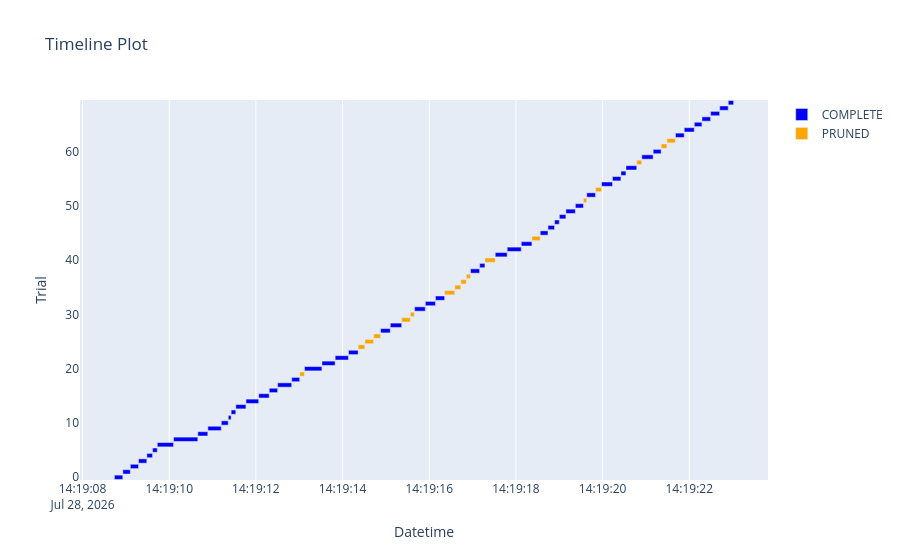
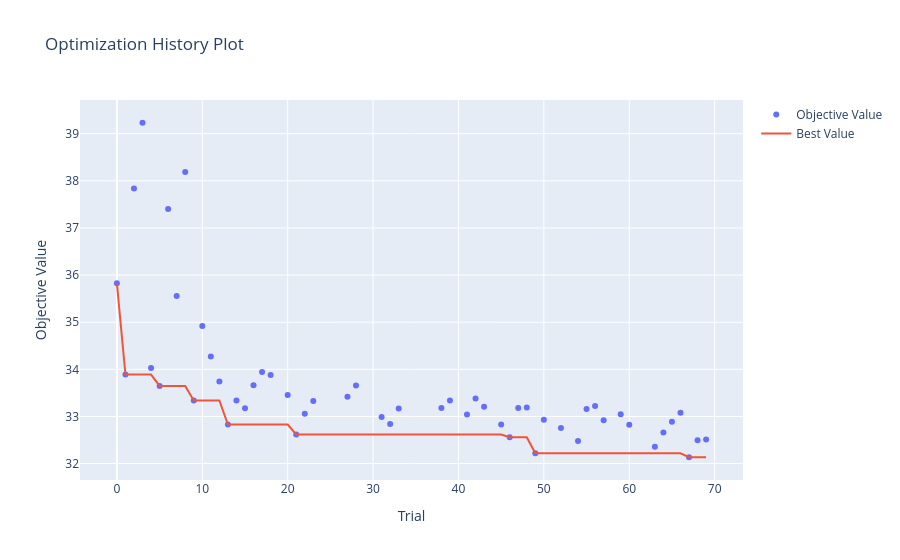
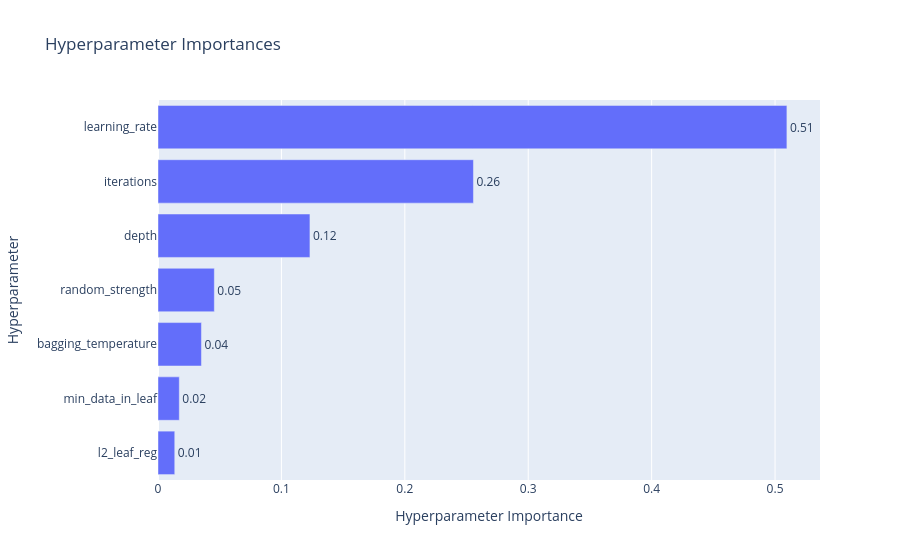
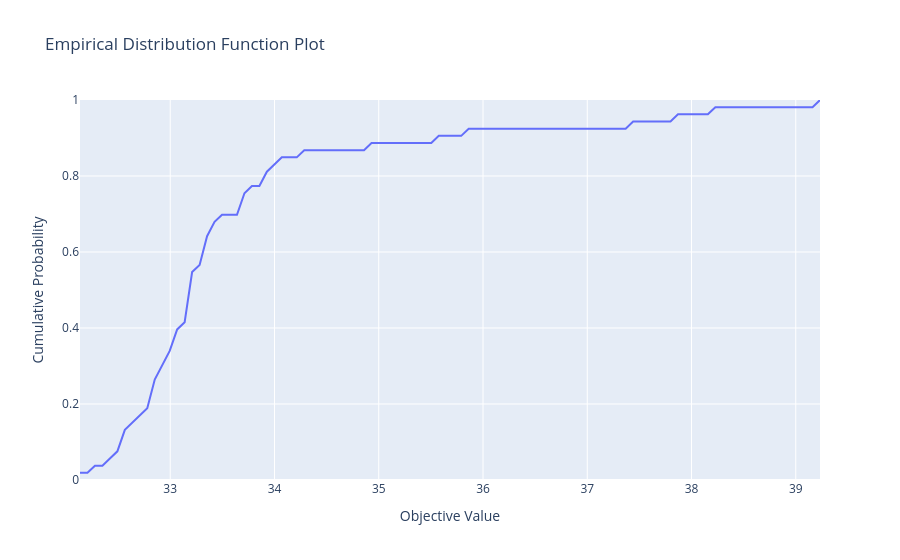

The notebook cell these images were saved under, in order:
### Markdown cell above
## Optuna visualizations

Interpret the search before locking parameters:

| Plot | What to look for |
|------|------------------|
| **Timeline** | Failed / very slow trials → tighten search space |
| **Optimization history** | Plateau → more trials won't help much |
| **Param importances** | Which knobs drive MAE → focus a 2nd round there |
| **EDF** | Prefer a stable score distribution over one lucky peak |

### Code cell
from optuna.visualization import (
    plot_timeline,
    plot_optimization_history,
    plot_param_importances,
    plot_edf,
)

fig = plot_timeline(study)
fig.show()

try:
    fig = plot_optimization_history(study)
    fig.show()
except Exception as exc:
    print("optimization_history unavailable:", exc)

fig = plot_param_importances(study)
fig.show()

fig = plot_edf(study)
fig.show()

### Figure 1 — Plotly figure (JSON) as saved in the notebook; plotly's stock layout.template omitted (floating-point values rounded to 4 significant figures)
{"data": [{"base": ["2026-07-28T14:19:08.735021", "2026-07-28T14:19:08.930360", "2026-07-28T14:19:09.103579", "2026-07-28T14:19:09.292225", "2026-07-28T14:19:09.484769", "2026-07-28T14:19:09.616412", "2026-07-28T14:19:09.725214", "2026-07-28T14:19:10.099862", "2026-07-28T14:19:10.660399", "2026-07-28T14:19:10.891462", "2026-07-28T14:19:11.201388", "2026-07-28T14:19:11.362694", "2026-07-28T14:19:11.428930", "2026-07-28T14:19:11.537185", "2026-07-28T14:19:11.771688", "2026-07-28T14:19:12.066026", "2026-07-28T14:19:12.307240", "2026-07-28T14:19:12.502028", "2026-07-28T14:19:12.827021", "2026-07-28T14:19:13.121790", "2026-07-28T14:19:13.524598", "2026-07-28T14:19:13.828812", "2026-07-28T14:19:14.136844", "2026-07-28T14:19:14.878329", "2026-07-28T14:19:15.100953", "2026-07-28T14:19:15.661806", "2026-07-28T14:19:15.909765", "2026-07-28T14:19:16.143529", "2026-07-28T14:19:16.952270", "2026-07-28T14:19:17.163501", "2026-07-28T14:19:17.522558", "2026-07-28T14:19:17.798512", "2026-07-28T14:19:18.123368", "2026-07-28T14:19:18.561006", "2026-07-28T14:19:18.740521", "2026-07-28T14:19:18.891507", "2026-07-28T14:19:19.001815", "2026-07-28T14:19:19.153371", "2026-07-28T14:19:19.371382", "2026-07-28T14:19:19.634735", "2026-07-28T14:19:19.975886", "2026-07-28T14:19:20.229002", "2026-07-28T14:19:20.423549", "2026-07-28T14:19:20.539162", "2026-07-28T14:19:20.904411", "2026-07-28T14:19:21.166842", "2026-07-28T14:19:21.681823", "2026-07-28T14:19:21.883309", "2026-07-28T14:19:22.116226", "2026-07-28T14:19:22.292970", "2026-07-28T14:19:22.492747", "2026-07-28T14:19:22.701533", "2026-07-28T14:19:22.899058"], "hovertemplate": "%{text}<extra>COMPLETE</extra>", "marker": {"color": "blue"}, "name": "COMPLETE", "orientation": "h", "text": ["{<br>  \"number\": 0,<br>  \"values\": [<br>    35.82486701397538<br>  ],<br>  \"params\": {<br>    \"learning_rate\": 0.03574712922600244,<br>    \"depth\": 8,<br>    \"l2_leaf_reg\": 2.9106359131330706,<br>    \"bagging_temperature\": 0.5986584841970366,<br>    \"random_strength\": 0.31203728088487304,<br>    \"min_data_in_leaf\": 8,<br>    \"iterations\": 123<br>  }<br>}", "{<br>  \"number\": 1,<br>  \"values\": [<br>    33.888865383794304<br>  ],<br>  \"params\": {<br>    \"learning_rate\": 0.19030368381735815,<br>    \"depth\": 7,<br>    \"l2_leaf_reg\": 2.6070247583707675,<br>    \"bagging_temperature\": 0.020584494295802447,<br>    \"random_strength\": 1.9398197043239886,<br>    \"min_data_in_leaf\": 42,<br>    \"iterations\": 185<br>  }<br>}", "{<br>  \"number\": 2,<br>  \"values\": [<br>    37.839407348230424<br>  ],<br>  \"params\": {<br>    \"learning_rate\": 0.01855998084649058,<br>    \"depth\": 4,<br>    \"l2_leaf_reg\": 0.4059611610484306,<br>    \"bagging_temperature\": 0.5247564316322378,<br>    \"random_strength\": 0.8638900372842315,<br>    \"min_data_in_leaf\": 15,<br>    \"iterations\": 345<br>  }<br>}", "{<br>  \"number\": 3,<br>  \"values\": [<br>    39.232519706208556<br>  ],<br>  \"params\": {<br>    \"learning_rate\": 0.01607123851203988,<br>    \"depth\": 5,<br>    \"l2_leaf_reg\": 0.540410385464733,<br>    \"bagging_temperature\": 0.45606998421703593,<br>    \"random_strength\": 1.5703519227860272,<br>    \"min_data_in_leaf\": 10,<br>    \"iterations\": 306<br>  }<br>}", "{<br>  \"number\": 4,<br>  \"values\": [<br>    34.02627436335187<br>  ],<br>  \"params\": {<br>    \"learning_rate\": 0.07500118950416987,<br>    \"depth\": 4,<br>    \"l2_leaf_reg\": 1.6409286730647923,<br>    \"bagging_temperature\": 0.17052412368729153,<br>    \"random_strength\": 0.13010318597055903,<br>    \"min_data_in_leaf\": 48,<br>    \"iterations\": 487<br>  }<br>}", "{<br>  \"number\": 5,<br>  \"values\": [<br>    33.64877375552185<br>  ],<br>  \"params\": {<br>    \"learning_rate\": 0.1563510870813346,<br>    \"depth\": 5,<br>    \"l2_leaf_reg\": 0.1567993391672301,<br>    \"bagging_temperature\": 0.6842330265121569,<br>    \"random_strength\": 0.8803049874792026,<br>    \"min_data_in_leaf\": 7,<br>    \"iterations\": 298<br>  }<br>}", "{<br>  \"number\": 6,<br>  \"values\": [<br>    37.4019824576408<br>  ],<br>  \"params\": {<br>    \"learning_rate\": 0.011240768803005551,<br>    \"depth\": 8,<br>    \"l2_leaf_reg\": 0.3292759134423616,<br>    \"bagging_temperature\": 0.662522284353982,<br>    \"random_strength\": 0.6234221521788219,<br>    \"min_data_in_leaf\": 27,<br>    \"iterations\": 319<br>  }<br>}", "{<br>  \"number\": 7,<br>  \"values\": [<br>    35.55676665188049<br>  ],<br>  \"params\": {<br>    \"learning_rate\": 0.01875220945578641,<br>    \"depth\": 8,<br>    \"l2_leaf_reg\": 3.550304858128308,<br>    \"bagging_temperature\": 0.9394989415641891,<br>    \"random_strength\": 1.7896547008552977,<br>    \"min_data_in_leaf\": 30,<br>    \"iterations\": 469<br>  }<br>}", "{<br>  \"number\": 8,<br>  \"values\": [<br>    38.18635951233831<br>  ],<br>  \"params\": {<br>    \"learning_rate\": 0.01351182947645082,<br>    \"depth\": 4,<br>    \"l2_leaf_reg\": 0.12315571723666023,<br>    \"bagging_temperature\": 0.32533033076326434,<br>    \"random_strength\": 0.777354579378964,<br>    \"min_data_in_leaf\": 14,<br>    \"iterations\": 432<br>  }<br>}", "{<br>  \"number\": 9,<br>  \"values\": [<br>    33.340127691800554<br>  ],<br>  \"params\": {<br>    \"learning_rate\": 0.03364867144187955,<br>    \"depth\": 5,<br>    \"l2_leaf_reg\": 1.217284708112243,<br>    \"bagging_temperature\": 0.14092422497476265,<br>    \"random_strength\": 1.6043939615080793,<br>    \"min_data_in_leaf\": 4,<br>    \"iterations\": 495<br>  }<br>}", "{<br>  \"number\": 10,<br>  \"values\": [<br>    34.91946230961786<br>  ],<br>  \"params\": {<br>    \"learning_rate\": 0.057377690360134986,<br>    \"depth\": 6,<br>    \"l2_leaf_reg\": 8.691089486124962,<br>    \"bagging_temperature\": 0.9322903419117874,<br>    \"random_strength\": 1.344073654448951,<br>    \"min_data_in_leaf\": 28,<br>    \"iterations\": 203<br>  }<br>}", "{<br>  \"number\": 11,<br>  \"values\": [<br>    34.27393389697035<br>  ],<br>  \"params\": {<br>    \"learning_rate\": 0.2711101223135409,<br>    \"depth\": 5,<br>    \"l2_leaf_reg\": 0.10625600049713467,<br>    \"bagging_temperature\": 0.7183803821417525,<br>    \"random_strength\": 1.2008302244951141,<br>    \"min_data_in_leaf\": 1,<br>    \"iterations\": 392<br>  }<br>}", "{<br>  \"number\": 12,<br>  \"values\": [<br>    33.74078791888016<br>  ],<br>  \"params\": {<br>    \"learning_rate\": 0.12455150853815995,<br>    \"depth\": 6,<br>    \"l2_leaf_reg\": 0.9705470570915681,<br>    \"bagging_temperature\": 0.28318560670325565,<br>    \"random_strength\": 1.0528761691343387,<br>    \"min_data_in_leaf\": 1,<br>    \"iterations\": 256<br>  }<br>}", "{<br>  \"number\": 13,<br>  \"values\": [<br>    32.827014789164565<br>  ],<br>  \"params\": {<br>    \"learning_rate\": 0.03856328651793115,<br>    \"depth\": 5,<br>    \"l2_leaf_reg\": 0.21370638762675237,<br>    \"bagging_temperature\": 0.771924012380071,<br>    \"random_strength\": 1.5176727557598038,<br>    \"min_data_in_leaf\": 17,<br>    \"iterations\": 385<br>  }<br>}", "{<br>  \"number\": 14,<br>  \"values\": [<br>    33.34023486727928<br>  ],<br>  \"params\": {<br>    \"learning_rate\": 0.03318175655126566,<br>    \"depth\": 6,<br>    \"l2_leaf_reg\": 0.8532976308637836,<br>    \"bagging_temperature\": 0.013241063777357787,<br>    \"random_strength\": 1.5159294492882522,<br>    \"min_data_in_leaf\": 20,<br>    \"iterations\": 402<br>  }<br>}", "{<br>  \"number\": 15,<br>  \"values\": [<br>    33.17514443237638<br>  ],<br>  \"params\": {<br>    \"learning_rate\": 0.03598280546681018,<br>    \"depth\": 5,<br>    \"l2_leaf_reg\": 0.23774776965646416,<br>    \"bagging_temperature\": 0.8080660344471645,<br>    \"random_strength\": 1.64636599693648,<br>    \"min_data_in_leaf\": 21,<br>    \"iterations\": 494<br>  }<br>}", "{<br>  \"number\": 16,<br>  \"values\": [<br>    33.66415980717363<br>  ],<br>  \"params\": {<br>    \"learning_rate\": 0.061626103682604697,<br>    \"depth\": 6,<br>    \"l2_leaf_reg\": 0.2278223789111763,<br>    \"bagging_temperature\": 0.8135913660266922,<br>    \"random_strength\": 1.9924833594707994,<br>    \"min_data_in_leaf\": 21,<br>    \"iterations\": 425<br>  }<br>}", "{<br>  \"number\": 17,<br>  \"values\": [<br>    33.94303444590533<br>  ],<br>  \"params\": {<br>    \"learning_rate\": 0.02594174678715129,<br>    \"depth\": 7,<br>    \"l2_leaf_reg\": 0.23597399993780652,<br>    \"bagging_temperature\": 0.8264347993597301,<br>    \"random_strength\": 1.3087359784349184,<br>    \"min_data_in_leaf\": 36,<br>    \"iterations\": 357<br>  }<br>}", "{<br>  \"number\": 18,<br>  \"values\": [<br>    33.879180949349276<br>  ],<br>  \"params\": {<br>    \"learning_rate\": 0.04775185206539083,<br>    \"depth\": 5,<br>    \"l2_leaf_reg\": 0.5403233227010584,<br>    \"bagging_temperature\": 0.7786414610146306,<br>    \"random_strength\": 1.7402810215183202,<br>    \"min_data_in_leaf\": 21,<br>    \"iterations\": 446<br>  }<br>}", "{<br>  \"number\": 20,<br>  \"values\": [<br>    33.45288549036975<br>  ],<br>  \"params\": {<br>    \"learning_rate\": 0.023943480208242655,<br>    \"depth\": 7,<br>    \"l2_leaf_reg\": 0.37034707226762054,<br>    \"bagging_temperature\": 0.4796943319690776,<br>    \"random_strength\": 1.1255353765151463,<br>    \"min_data_in_leaf\": 15,<br>    \"iterations\": 453<br>  }<br>}", "{<br>  \"number\": 21,<br>  \"values\": [<br>    32.616912714902945<br>  ],<br>  \"params\": {<br>    \"learning_rate\": 0.03596790776289087,<br>    \"depth\": 5,<br>    \"l2_leaf_reg\": 0.949560771844559,<br>    \"bagging_temperature\": 0.33688662864584995,<br>    \"random_strength\": 1.6518612417469831,<br>    \"min_data_in_leaf\": 22,<br>    \"iterations\": 489<br>  }<br>}", "{<br>  \"number\": 22,<br>  \"values\": [<br>    33.05920281107429<br>  ],<br>  \"params\": {<br>    \"learning_rate\": 0.043441650245741606,<br>    \"depth\": 5,<br>    \"l2_leaf_reg\": 0.657438136014752,<br>    \"bagging_temperature\": 0.4052066244940533,<br>    \"random_strength\": 1.7532024649494615,<br>    \"min_data_in_leaf\": 24,<br>    \"iterations\": 482<br>  }<br>}", "{<br>  \"number\": 23,<br>  \"values\": [<br>    33.32660674931879<br>  ],<br>  \"params\": {<br>    \"learning_rate\": 0.048168808972341985,<br>    \"depth\": 5,<br>    \"l2_leaf_reg\": 0.7904853920837535,<br>    \"bagging_temperature\": 0.32848372563758566,<br>    \"random_strength\": 1.8070178037816174,<br>    \"min_data_in_leaf\": 24,<br>    \"iterations\": 409<br>  }<br>}", "{<br>  \"number\": 27,<br>  \"values\": [<br>    33.41765646745265<br>  ],<br>  \"params\": {<br>    \"learning_rate\": 0.08960499380073804,<br>    \"depth\": 6,<br>    \"l2_leaf_reg\": 5.409652258843026,<br>    \"bagging_temperature\": 0.4128702849032892,<br>    \"random_strength\": 1.2723460012339414,<br>    \"min_data_in_leaf\": 12,<br>    \"iterations\": 467<br>  }<br>}", "{<br>  \"number\": 28,<br>  \"values\": [<br>    33.65874284446273<br>  ],<br>  \"params\": {<br>    \"learning_rate\": 0.028984621810117395,<br>    \"depth\": 5,<br>    \"l2_leaf_reg\": 0.7172367524223267,<br>    \"bagging_temperature\": 0.2899051293102729,<br>    \"random_strength\": 1.4611783847099742,<br>    \"min_data_in_leaf\": 18,<br>    \"iterations\": 424<br>  }<br>}", "{<br>  \"number\": 31,<br>  \"values\": [<br>    32.98594762492919<br>  ],<br>  \"params\": {<br>    \"learning_rate\": 0.04135910996214418,<br>    \"depth\": 5,<br>    \"l2_leaf_reg\": 0.2987432289237642,<br>    \"bagging_temperature\": 0.763785008908298,<br>    \"random_strength\": 1.6633483007215095,<br>    \"min_data_in_leaf\": 25,<br>    \"iterations\": 495<br>  }<br>}", "{<br>  \"number\": 32,<br>  \"values\": [<br>    32.840517238513044<br>  ],<br>  \"params\": {<br>    \"learning_rate\": 0.05334533472113459,<br>    \"depth\": 5,<br>    \"l2_leaf_reg\": 0.301088930820978,<br>    \"bagging_temperature\": 0.8845527986030745,<br>    \"random_strength\": 1.670838509589105,<br>    \"min_data_in_leaf\": 25,<br>    \"iterations\": 499<br>  }<br>}", "{<br>  \"number\": 33,<br>  \"values\": [<br>    33.167865357190266<br>  ],<br>  \"params\": {<br>    \"learning_rate\": 0.05656699072488042,<br>    \"depth\": 6,<br>    \"l2_leaf_reg\": 0.30089668225756905,<br>    \"bagging_temperature\": 0.876285302582836,<br>    \"random_strength\": 1.5838875494620082,<br>    \"min_data_in_leaf\": 29,<br>    \"iterations\": 499<br>  }<br>}", "{<br>  \"number\": 38,<br>  \"values\": [<br>    33.18171245463352<br>  ],<br>  \"params\": {<br>    \"learning_rate\": 0.03944079550487835,<br>    \"depth\": 5,<br>    \"l2_leaf_reg\": 0.1777243699093326,<br>    \"bagging_temperature\": 0.5527010633678495,<br>    \"random_strength\": 1.5606798784151241,<br>    \"min_data_in_leaf\": 36,<br>    \"iterations\": 340<br>  }<br>}", "{<br>  \"number\": 39,<br>  \"values\": [<br>    33.33658185744893<br>  ],<br>  \"params\": {<br>    \"learning_rate\": 0.1251946649609574,<br>    \"depth\": 6,<br>    \"l2_leaf_reg\": 0.44533113168032634,<br>    \"bagging_temperature\": 0.0900822005592781,<br>    \"random_strength\": 1.8335921560517885,<br>    \"min_data_in_leaf\": 13,<br>    \"iterations\": 280<br>  }<br>}", "{<br>  \"number\": 41,<br>  \"values\": [<br>    33.04008244765242<br>  ],<br>  \"params\": {<br>    \"learning_rate\": 0.04269406935866993,<br>    \"depth\": 5,<br>    \"l2_leaf_reg\": 0.6359910784586957,<br>    \"bagging_temperature\": 0.5172376141635047,<br>    \"random_strength\": 1.7344863496457084,<br>    \"min_data_in_leaf\": 24,<br>    \"iterations\": 482<br>  }<br>}", "{<br>  \"number\": 42,<br>  \"values\": [<br>    33.38351377303144<br>  ],<br>  \"params\": {<br>    \"learning_rate\": 0.02938946181261215,<br>    \"depth\": 5,<br>    \"l2_leaf_reg\": 0.384583464478328,<br>    \"bagging_temperature\": 0.699829673463461,<br>    \"random_strength\": 1.698115732175145,<br>    \"min_data_in_leaf\": 24,<br>    \"iterations\": 500<br>  }<br>}", "{<br>  \"number\": 43,<br>  \"values\": [<br>    33.205070965933864<br>  ],<br>  \"params\": {<br>    \"learning_rate\": 0.04010151392752035,<br>    \"depth\": 5,<br>    \"l2_leaf_reg\": 0.5976072784455113,<br>    \"bagging_temperature\": 0.5035667738844832,<br>    \"random_strength\": 1.5554635559969543,<br>    \"min_data_in_leaf\": 19,<br>    \"iterations\": 466<br>  }<br>}", "{<br>  \"number\": 45,<br>  \"values\": [<br>    32.82719117929119<br>  ],<br>  \"params\": {<br>    \"learning_rate\": 0.06362280885052646,<br>    \"depth\": 5,<br>    \"l2_leaf_reg\": 0.9289388876271164,<br>    \"bagging_temperature\": 0.7454769173547783,<br>    \"random_strength\": 0.008138464837826542,<br>    \"min_data_in_leaf\": 30,<br>    \"iterations\": 435<br>  }<br>}", "{<br>  \"number\": 46,<br>  \"values\": [<br>    32.557665920667375<br>  ],<br>  \"params\": {<br>    \"learning_rate\": 0.06416145644500816,<br>    \"depth\": 6,<br>    \"l2_leaf_reg\": 0.9615970132605379,<br>    \"bagging_temperature\": 0.749282343084872,<br>    \"random_strength\": 0.16352341866857986,<br>    \"min_data_in_leaf\": 31,<br>    \"iterations\": 445<br>  }<br>}", "{<br>  \"number\": 47,<br>  \"values\": [<br>    33.17729538891813<br>  ],<br>  \"params\": {<br>    \"learning_rate\": 0.11167904293970826,<br>    \"depth\": 7,<br>    \"l2_leaf_reg\": 1.0196655608294418,<br>    \"bagging_temperature\": 0.8379512060830278,<br>    \"random_strength\": 0.0028738254201515594,<br>    \"min_data_in_leaf\": 39,<br>    \"iterations\": 432<br>  }<br>}", "{<br>  \"number\": 48,<br>  \"values\": [<br>    33.19107179649476<br>  ],<br>  \"params\": {<br>    \"learning_rate\": 0.06641361350078098,<br>    \"depth\": 6,<br>    \"l2_leaf_reg\": 1.865657305869555,<br>    \"bagging_temperature\": 0.7505557515334033,<br>    \"random_strength\": 0.293501113977424,<br>    \"min_data_in_leaf\": 29,<br>    \"iterations\": 395<br>  }<br>}", "{<br>  \"number\": 49,<br>  \"values\": [<br>    32.21740368880783<br>  ],<br>  \"params\": {<br>    \"learning_rate\": 0.0793855780621031,<br>    \"depth\": 6,<br>    \"l2_leaf_reg\": 1.4001373804952333,<br>    \"bagging_temperature\": 0.6511081500079015,<br>    \"random_strength\": 0.5349816005198068,<br>    \"min_data_in_leaf\": 32,<br>    \"iterations\": 368<br>  }<br>}", "{<br>  \"number\": 50,<br>  \"values\": [<br>    32.9296530143025<br>  ],<br>  \"params\": {<br>    \"learning_rate\": 0.08023887388193919,<br>    \"depth\": 6,<br>    \"l2_leaf_reg\": 2.859590375454939,<br>    \"bagging_temperature\": 0.7003082271535849,<br>    \"random_strength\": 0.4762249299000664,<br>    \"min_data_in_leaf\": 44,<br>    \"iterations\": 326<br>  }<br>}", "{<br>  \"number\": 52,<br>  \"values\": [<br>    32.75373131688813<br>  ],<br>  \"params\": {<br>    \"learning_rate\": 0.061878300657797265,<br>    \"depth\": 6,<br>    \"l2_leaf_reg\": 2.3134673938034607,<br>    \"bagging_temperature\": 0.631652279376937,<br>    \"random_strength\": 0.7379431479631614,<br>    \"min_data_in_leaf\": 31,<br>    \"iterations\": 417<br>  }<br>}", "{<br>  \"number\": 54,<br>  \"values\": [<br>    32.4808947880986<br>  ],<br>  \"params\": {<br>    \"learning_rate\": 0.06319208445850946,<br>    \"depth\": 6,<br>    \"l2_leaf_reg\": 2.1212116537861654,<br>    \"bagging_temperature\": 0.5796905322147305,<br>    \"random_strength\": 0.8068629498322388,<br>    \"min_data_in_leaf\": 34,<br>    \"iterations\": 380<br>  }<br>}", "{<br>  \"number\": 55,<br>  \"values\": [<br>    33.160132774622554<br>  ],<br>  \"params\": {<br>    \"learning_rate\": 0.0797813266318343,<br>    \"depth\": 6,<br>    \"l2_leaf_reg\": 3.9827594455512387,<br>    \"bagging_temperature\": 0.5996068121061822,<br>    \"random_strength\": 0.8001949917365915,<br>    \"min_data_in_leaf\": 40,<br>    \"iterations\": 373<br>  }<br>}", "{<br>  \"number\": 56,<br>  \"values\": [<br>    33.223503167010385<br>  ],<br>  \"params\": {<br>    \"learning_rate\": 0.13333580276286136,<br>    \"depth\": 6,<br>    \"l2_leaf_reg\": 2.2726632761172167,<br>    \"bagging_temperature\": 0.6658357778573665,<br>    \"random_strength\": 0.5988665621369142,<br>    \"min_data_in_leaf\": 38,<br>    \"iterations\": 346<br>  }<br>}", "{<br>  \"number\": 57,<br>  \"values\": [<br>    32.918863687047114<br>  ],<br>  \"params\": {<br>    \"learning_rate\": 0.060215538638628205,<br>    \"depth\": 6,<br>    \"l2_leaf_reg\": 4.6183795935115715,<br>    \"bagging_temperature\": 0.5465654503004538,<br>    \"random_strength\": 0.9415916198218891,<br>    \"min_data_in_leaf\": 35,<br>    \"iterations\": 388<br>  }<br>}", "{<br>  \"number\": 59,<br>  \"values\": [<br>    33.04516416122532<br>  ],<br>  \"params\": {<br>    \"learning_rate\": 0.03520225250958971,<br>    \"depth\": 7,<br>    \"l2_leaf_reg\": 1.508470139193644,<br>    \"bagging_temperature\": 0.7133037925308895,<br>    \"random_strength\": 0.4437758096711387,<br>    \"min_data_in_leaf\": 41,<br>    \"iterations\": 295<br>  }<br>}", "{<br>  \"number\": 60,<br>  \"values\": [<br>    32.826602955480375<br>  ],<br>  \"params\": {<br>    \"learning_rate\": 0.07410461501145303,<br>    \"depth\": 6,<br>    \"l2_leaf_reg\": 2.154512852135104,<br>    \"bagging_temperature\": 0.056842466035789574,<br>    \"random_strength\": 0.5060324698326505,<br>    \"min_data_in_leaf\": 15,<br>    \"iterations\": 359<br>  }<br>}", "{<br>  \"number\": 63,<br>  \"values\": [<br>    32.35472579395186<br>  ],<br>  \"params\": {<br>    \"learning_rate\": 0.05050925061794703,<br>    \"depth\": 6,<br>    \"l2_leaf_reg\": 1.1213071653550593,<br>    \"bagging_temperature\": 0.1946658120362273,<br>    \"random_strength\": 0.271177434239468,<br>    \"min_data_in_leaf\": 22,<br>    \"iterations\": 384<br>  }<br>}", "{<br>  \"number\": 64,<br>  \"values\": [<br>    32.660229251559855<br>  ],<br>  \"params\": {<br>    \"learning_rate\": 0.04944326321276839,<br>    \"depth\": 6,<br>    \"l2_leaf_reg\": 1.1239489775338574,<br>    \"bagging_temperature\": 0.20918631365339554,<br>    \"random_strength\": 0.24430104478007397,<br>    \"min_data_in_leaf\": 28,<br>    \"iterations\": 366<br>  }<br>}", "{<br>  \"number\": 65,<br>  \"values\": [<br>    32.88754321851112<br>  ],<br>  \"params\": {<br>    \"learning_rate\": 0.04795071594073468,<br>    \"depth\": 6,<br>    \"l2_leaf_reg\": 1.1162534214279682,<br>    \"bagging_temperature\": 0.22597860811314993,<br>    \"random_strength\": 0.22467653760683395,<br>    \"min_data_in_leaf\": 22,<br>    \"iterations\": 379<br>  }<br>}", "{<br>  \"number\": 66,<br>  \"values\": [<br>    33.079574109206625<br>  ],<br>  \"params\": {<br>    \"learning_rate\": 0.04823401796289407,<br>    \"depth\": 6,<br>    \"l2_leaf_reg\": 0.8322412461212806,<br>    \"bagging_temperature\": 0.1696763666850856,<br>    \"random_strength\": 0.41516807023912833,<br>    \"min_data_in_leaf\": 28,<br>    \"iterations\": 401<br>  }<br>}", "{<br>  \"number\": 67,<br>  \"values\": [<br>    32.134501149095435<br>  ],<br>  \"params\": {<br>    \"learning_rate\": 0.06050932772168376,<br>    \"depth\": 6,<br>    \"l2_leaf_reg\": 1.4634267036714088,<br>    \"bagging_temperature\": 0.27768283284999584,<br>    \"random_strength\": 0.1784658242263378,<br>    \"min_data_in_leaf\": 31,<br>    \"iterations\": 316<br>  }<br>}", "{<br>  \"number\": 68,<br>  \"values\": [<br>    32.494222096710345<br>  ],<br>  \"params\": {<br>    \"learning_rate\": 0.05818168724955262,<br>    \"depth\": 7,<br>    \"l2_leaf_reg\": 1.2765521039332366,<br>    \"bagging_temperature\": 0.24589138019733894,<br>    \"random_strength\": 0.16956564091449355,<br>    \"min_data_in_leaf\": 34,<br>    \"iterations\": 294<br>  }<br>}", "{<br>  \"number\": 69,<br>  \"values\": [<br>    32.51337232242423<br>  ],<br>  \"params\": {<br>    \"learning_rate\": 0.10850819935239964,<br>    \"depth\": 7,<br>    \"l2_leaf_reg\": 1.5973510441598764,<br>    \"bagging_temperature\": 0.27508623244608404,<br>    \"random_strength\": 0.10484033624549509,<br>    \"min_data_in_leaf\": 35,<br>    \"iterations\": 242<br>  }<br>}"], "textposition": "none", "type": "bar", "x": [193.9, 172.0, 187.3, 191.4, 130.3, 107.6, 373.3, 559.2, 229.8, 308.6, 160.1, 65.21, 107.0, 233.3, 293.0, 240.0, 193.6, 323.8, 182.9, 401.4, 303.0, 306.7, 221.2, 221.4, 262.4, 246.7, 232.6, 211.6, 209.9, 120.4, 274.6, 323.6, 244.6, 178.3, 149.9, 109.0, 150.3, 216.8, 185.9, 201.7, 251.9, 193.4, 114.4, 248.5, 261.2, 182.6, 200.2, 231.7, 175.5, 198.5, 207.4, 196.4, 123.3], "y": [0, 1, 2, 3, 4, 5, 6, 7, 8, 9, 10, 11, 12, 13, 14, 15, 16, 17, 18, 20, 21, 22, 23, 27, 28, 31, 32, 33, 38, 39, 41, 42, 43, 45, 46, 47, 48, 49, 50, 52, 54, 55, 56, 57, 59, 60, 63, 64, 65, 66, 67, 68, 69]}, {"base": ["2026-07-28T14:19:13.011208", "2026-07-28T14:19:14.359390", "2026-07-28T14:19:14.516244", "2026-07-28T14:19:14.718162", "2026-07-28T14:19:15.364698", "2026-07-28T14:19:15.564383", "2026-07-28T14:19:16.356311", "2026-07-28T14:19:16.590481", "2026-07-28T14:19:16.730020", "2026-07-28T14:19:16.856618", "2026-07-28T14:19:17.285429", "2026-07-28T14:19:18.369385", "2026-07-28T14:19:19.558503", "2026-07-28T14:19:19.837578", "2026-07-28T14:19:20.788804", "2026-07-28T14:19:21.350595", "2026-07-28T14:19:21.484776"], "hovertemplate": "%{text}<extra>PRUNED</extra>", "marker": {"color": "orange"}, "name": "PRUNED", "orientation": "h", "text": ["{<br>  \"number\": 19,<br>  \"values\": [<br>    34.073284933682935<br>  ],<br>  \"params\": {<br>    \"learning_rate\": 0.09757372094958494,<br>    \"depth\": 4,<br>    \"l2_leaf_reg\": 0.20698625945636995,<br>    \"bagging_temperature\": 0.9574777491784802,<br>    \"random_strength\": 1.4129047624538125,<br>    \"min_data_in_leaf\": 33,<br>    \"iterations\": 384<br>  }<br>}", "{<br>  \"number\": 24,<br>  \"values\": [<br>    33.89464453921918<br>  ],<br>  \"params\": {<br>    \"learning_rate\": 0.06938131554479428,<br>    \"depth\": 6,<br>    \"l2_leaf_reg\": 0.5514241221776924,<br>    \"bagging_temperature\": 0.4126909738376094,<br>    \"random_strength\": 1.4725861759772165,<br>    \"min_data_in_leaf\": 37,<br>    \"iterations\": 461<br>  }<br>}", "{<br>  \"number\": 25,<br>  \"values\": [<br>    37.02681637756638<br>  ],<br>  \"params\": {<br>    \"learning_rate\": 0.024599509596244254,<br>    \"depth\": 4,<br>    \"l2_leaf_reg\": 1.3754295185478005,<br>    \"bagging_temperature\": 0.20489880174350522,<br>    \"random_strength\": 1.859167086863492,<br>    \"min_data_in_leaf\": 17,<br>    \"iterations\": 357<br>  }<br>}", "{<br>  \"number\": 26,<br>  \"values\": [<br>    34.42178015672992<br>  ],<br>  \"params\": {<br>    \"learning_rate\": 0.04589737847106096,<br>    \"depth\": 5,<br>    \"l2_leaf_reg\": 1.8493621402951472,<br>    \"bagging_temperature\": 0.5723045764047358,<br>    \"random_strength\": 1.6815891034404236,<br>    \"min_data_in_leaf\": 26,<br>    \"iterations\": 257<br>  }<br>}", "{<br>  \"number\": 29,<br>  \"values\": [<br>    34.39773978201629<br>  ],<br>  \"params\": {<br>    \"learning_rate\": 0.03945814072427612,<br>    \"depth\": 4,<br>    \"l2_leaf_reg\": 2.3909806551683066,<br>    \"bagging_temperature\": 0.6073099046957107,<br>    \"random_strength\": 1.0447063559279992,<br>    \"min_data_in_leaf\": 23,<br>    \"iterations\": 374<br>  }<br>}", "{<br>  \"number\": 30,<br>  \"values\": [<br>    51.49841221763122<br>  ],<br>  \"params\": {<br>    \"learning_rate\": 0.02088224132329955,<br>    \"depth\": 5,<br>    \"l2_leaf_reg\": 1.1793044953006264,<br>    \"bagging_temperature\": 0.3880084473437882,<br>    \"random_strength\": 1.9024182802393113,<br>    \"min_data_in_leaf\": 32,<br>    \"iterations\": 108<br>  }<br>}", "{<br>  \"number\": 34,<br>  \"values\": [<br>    34.43506162479291<br>  ],<br>  \"params\": {<br>    \"learning_rate\": 0.030979612786344476,<br>    \"depth\": 4,<br>    \"l2_leaf_reg\": 0.15411539254616108,<br>    \"bagging_temperature\": 0.8893107473744518,<br>    \"random_strength\": 1.4043252091683058,<br>    \"min_data_in_leaf\": 17,<br>    \"iterations\": 441<br>  }<br>}", "{<br>  \"number\": 35,<br>  \"values\": [<br>    33.89964032699469<br>  ],<br>  \"params\": {<br>    \"learning_rate\": 0.0711008529081669,<br>    \"depth\": 5,<br>    \"l2_leaf_reg\": 0.15507068399876112,<br>    \"bagging_temperature\": 0.739926184880382,<br>    \"random_strength\": 1.9953517194951307,<br>    \"min_data_in_leaf\": 9,<br>    \"iterations\": 477<br>  }<br>}", "{<br>  \"number\": 36,<br>  \"values\": [<br>    33.97387737570786<br>  ],<br>  \"params\": {<br>    \"learning_rate\": 0.08525920593647206,<br>    \"depth\": 4,<br>    \"l2_leaf_reg\": 0.44363469789304166,<br>    \"bagging_temperature\": 0.9946074368652867,<br>    \"random_strength\": 1.6797690401274465,<br>    \"min_data_in_leaf\": 44,<br>    \"iterations\": 414<br>  }<br>}", "{<br>  \"number\": 37,<br>  \"values\": [<br>    34.2955701665079<br>  ],<br>  \"params\": {<br>    \"learning_rate\": 0.05363764085797725,<br>    \"depth\": 5,<br>    \"l2_leaf_reg\": 0.28126894216759807,<br>    \"bagging_temperature\": 0.6285268944017153,<br>    \"random_strength\": 0.3448594304628416,<br>    \"min_data_in_leaf\": 26,<br>    \"iterations\": 147<br>  }<br>}", "{<br>  \"number\": 40,<br>  \"values\": [<br>    37.834548378310664<br>  ],<br>  \"params\": {<br>    \"learning_rate\": 0.015495952565140452,<br>    \"depth\": 4,<br>    \"l2_leaf_reg\": 0.13065796935991383,<br>    \"bagging_temperature\": 0.8792228845228517,<br>    \"random_strength\": 1.2412309582818812,<br>    \"min_data_in_leaf\": 32,<br>    \"iterations\": 454<br>  }<br>}", "{<br>  \"number\": 44,<br>  \"values\": [<br>    33.61186455192757<br>  ],<br>  \"params\": {<br>    \"learning_rate\": 0.05240289834774863,<br>    \"depth\": 5,<br>    \"l2_leaf_reg\": 0.30862634851382,<br>    \"bagging_temperature\": 0.6643873704217725,<br>    \"random_strength\": 1.3722184691854171,<br>    \"min_data_in_leaf\": 27,<br>    \"iterations\": 477<br>  }<br>}", "{<br>  \"number\": 51,<br>  \"values\": [<br>    34.58032771311305<br>  ],<br>  \"params\": {<br>    \"learning_rate\": 0.17155891244640906,<br>    \"depth\": 7,<br>    \"l2_leaf_reg\": 1.3473577460796544,<br>    \"bagging_temperature\": 0.787737225434549,<br>    \"random_strength\": 0.1353485074611684,<br>    \"min_data_in_leaf\": 33,<br>    \"iterations\": 371<br>  }<br>}", "{<br>  \"number\": 53,<br>  \"values\": [<br>    33.553060515086344<br>  ],<br>  \"params\": {<br>    \"learning_rate\": 0.10269092488972374,<br>    \"depth\": 7,<br>    \"l2_leaf_reg\": 3.5740554566615472,<br>    \"bagging_temperature\": 0.6379087038662802,<br>    \"random_strength\": 0.6161586256955491,<br>    \"min_data_in_leaf\": 31,<br>    \"iterations\": 409<br>  }<br>}", "{<br>  \"number\": 58,<br>  \"values\": [<br>    34.32244932028461<br>  ],<br>  \"params\": {<br>    \"learning_rate\": 0.2432394494818927,<br>    \"depth\": 8,<br>    \"l2_leaf_reg\": 1.8379844177225249,<br>    \"bagging_temperature\": 0.4521358452630228,<br>    \"random_strength\": 0.7013801943243472,<br>    \"min_data_in_leaf\": 34,<br>    \"iterations\": 329<br>  }<br>}", "{<br>  \"number\": 61,<br>  \"values\": [<br>    33.54389855507251<br>  ],<br>  \"params\": {<br>    \"learning_rate\": 0.09236012940260674,<br>    \"depth\": 6,<br>    \"l2_leaf_reg\": 2.2175885906110517,<br>    \"bagging_temperature\": 0.0014743453628981787,<br>    \"random_strength\": 0.5316609332680172,<br>    \"min_data_in_leaf\": 7,<br>    \"iterations\": 355<br>  }<br>}", "{<br>  \"number\": 62,<br>  \"values\": [<br>    33.38252468540028<br>  ],<br>  \"params\": {<br>    \"learning_rate\": 0.07055701817688739,<br>    \"depth\": 6,<br>    \"l2_leaf_reg\": 3.1741455464077704,<br>    \"bagging_temperature\": 0.08369726100261948,<br>    \"random_strength\": 0.7042855005508251,<br>    \"min_data_in_leaf\": 16,<br>    \"iterations\": 415<br>  }<br>}"], "textposition": "none", "type": "bar", "x": [109.3, 155.6, 200.7, 158.7, 198.4, 91.98, 232.9, 138.3, 125.3, 94.64, 235.8, 190.5, 75.13, 136.9, 114.4, 132.9, 195.7], "y": [19, 24, 25, 26, 29, 30, 34, 35, 36, 37, 40, 44, 51, 53, 58, 61, 62]}], "layout": {"showlegend": true, "title": {"text": "Timeline Plot"}, "xaxis": {"title": {"text": "Datetime"}, "type": "date"}, "yaxis": {"title": {"text": "Trial"}}}}

### Figure 2 — Plotly figure (JSON) as saved in the notebook; plotly's stock layout.template omitted (floating-point values rounded to 4 significant figures)
{"data": [{"mode": "markers", "name": "Objective Value", "type": "scatter", "x": [0, 1, 2, 3, 4, 5, 6, 7, 8, 9, 10, 11, 12, 13, 14, 15, 16, 17, 18, 20, 21, 22, 23, 27, 28, 31, 32, 33, 38, 39, 41, 42, 43, 45, 46, 47, 48, 49, 50, 52, 54, 55, 56, 57, 59, 60, 63, 64, 65, 66, 67, 68, 69], "y": [35.82, 33.89, 37.84, 39.23, 34.03, 33.65, 37.4, 35.56, 38.19, 33.34, 34.92, 34.27, 33.74, 32.83, 33.34, 33.18, 33.66, 33.94, 33.88, 33.45, 32.62, 33.06, 33.33, 33.42, 33.66, 32.99, 32.84, 33.17, 33.18, 33.34, 33.04, 33.38, 33.21, 32.83, 32.56, 33.18, 33.19, 32.22, 32.93, 32.75, 32.48, 33.16, 33.22, 32.92, 33.05, 32.83, 32.35, 32.66, 32.89, 33.08, 32.13, 32.49, 32.51]}, {"mode": "lines", "name": "Best Value", "type": "scatter", "x": [0, 1, 2, 3, 4, 5, 6, 7, 8, 9, 10, 11, 12, 13, 14, 15, 16, 17, 18, 19, 20, 21, 22, 23, 24, 25, 26, 27, 28, 29, 30, 31, 32, 33, 34, 35, 36, 37, 38, 39, 40, 41, 42, 43, 44, 45, 46, 47, 48, 49, 50, 51, 52, 53, 54, 55, 56, 57, 58, 59, 60, 61, 62, 63, 64, 65, 66, 67, 68, 69], "y": [35.82, 33.89, 33.89, 33.89, 33.89, 33.65, 33.65, 33.65, 33.65, 33.34, 33.34, 33.34, 33.34, 32.83, 32.83, 32.83, 32.83, 32.83, 32.83, 32.83, 32.83, 32.62, 32.62, 32.62, 32.62, 32.62, 32.62, 32.62, 32.62, 32.62, 32.62, 32.62, 32.62, 32.62, 32.62, 32.62, 32.62, 32.62, 32.62, 32.62, 32.62, 32.62, 32.62, 32.62, 32.62, 32.62, 32.56, 32.56, 32.56, 32.22, 32.22, 32.22, 32.22, 32.22, 32.22, 32.22, 32.22, 32.22, 32.22, 32.22, 32.22, 32.22, 32.22, 32.22, 32.22, 32.22, 32.22, 32.13, 32.13, 32.13]}, {"marker": {"color": "#cccccc"}, "mode": "markers", "name": "Infeasible Trial", "showlegend": false, "type": "scatter", "x": [], "y": []}], "layout": {"title": {"text": "Optimization History Plot"}, "xaxis": {"title": {"text": "Trial"}}, "yaxis": {"title": {"text": "Objective Value"}}}}

### Figure 3 — Plotly figure (JSON) as saved in the notebook; plotly's stock layout.template omitted (floating-point values rounded to 4 significant figures)
{"data": [{"cliponaxis": false, "hovertemplate": ["l2_leaf_reg (FloatDistribution): 0.01358447107356749<extra></extra>", "min_data_in_leaf (IntDistribution): 0.017255933720600226<extra></extra>", "bagging_temperature (FloatDistribution): 0.03520134995897068<extra></extra>", "random_strength (FloatDistribution): 0.04564764392454755<extra></extra>", "depth (IntDistribution): 0.12311569157356625<extra></extra>", "iterations (IntDistribution): 0.2555994011659091<extra></extra>", "learning_rate (FloatDistribution): 0.5095955085828388<extra></extra>"], "name": "Objective Value", "orientation": "h", "text": ["0.01", "0.02", "0.04", "0.05", "0.12", "0.26", "0.51"], "textposition": "outside", "type": "bar", "x": [0.01358, 0.01726, 0.0352, 0.04565, 0.1231, 0.2556, 0.5096], "y": ["l2_leaf_reg", "min_data_in_leaf", "bagging_temperature", "random_strength", "depth", "iterations", "learning_rate"]}], "layout": {"title": {"text": "Hyperparameter Importances"}, "xaxis": {"title": {"text": "Hyperparameter Importance"}}, "yaxis": {"title": {"text": "Hyperparameter"}}}}

### Figure 4 — Plotly figure (JSON) as saved in the notebook; plotly's stock layout.template omitted (floating-point values rounded to 4 significant figures)
{"data": [{"mode": "lines", "name": "catboost_bike_demand", "type": "scatter", "x": [32.13, 32.21, 32.28, 32.35, 32.42, 32.49, 32.56, 32.64, 32.71, 32.78, 32.85, 32.92, 32.99, 33.07, 33.14, 33.21, 33.28, 33.35, 33.43, 33.5, 33.57, 33.64, 33.71, 33.78, 33.86, 33.93, 34.0, 34.07, 34.14, 34.21, 34.29, 34.36, 34.43, 34.5, 34.57, 34.64, 34.72, 34.79, 34.86, 34.93, 35.0, 35.07, 35.15, 35.22, 35.29, 35.36, 35.43, 35.5, 35.58, 35.65, 35.72, 35.79, 35.86, 35.93, 36.01, 36.08, 36.15, 36.22, 36.29, 36.36, 36.44, 36.51, 36.58, 36.65, 36.72, 36.79, 36.87, 36.94, 37.01, 37.08, 37.15, 37.22, 37.3, 37.37, 37.44, 37.51, 37.58, 37.66, 37.73, 37.8, 37.87, 37.94, 38.01, 38.09, 38.16, 38.23, 38.3, 38.37, 38.44, 38.52, 38.59, 38.66, 38.73, 38.8, 38.87, 38.95, 39.02, 39.09, 39.16, 39.23], "y": [0.01887, 0.01887, 0.03774, 0.03774, 0.0566, 0.07547, 0.1321, 0.1509, 0.1698, 0.1887, 0.2642, 0.3019, 0.3396, 0.3962, 0.4151, 0.5472, 0.566, 0.6415, 0.6792, 0.6981, 0.6981, 0.6981, 0.7547, 0.7736, 0.7736, 0.8113, 0.8302, 0.8491, 0.8491, 0.8491, 0.8679, 0.8679, 0.8679, 0.8679, 0.8679, 0.8679, 0.8679, 0.8679, 0.8679, 0.8868, 0.8868, 0.8868, 0.8868, 0.8868, 0.8868, 0.8868, 0.8868, 0.8868, 0.9057, 0.9057, 0.9057, 0.9057, 0.9245, 0.9245, 0.9245, 0.9245, 0.9245, 0.9245, 0.9245, 0.9245, 0.9245, 0.9245, 0.9245, 0.9245, 0.9245, 0.9245, 0.9245, 0.9245, 0.9245, 0.9245, 0.9245, 0.9245, 0.9245, 0.9245, 0.9434, 0.9434, 0.9434, 0.9434, 0.9434, 0.9434, 0.9623, 0.9623, 0.9623, 0.9623, 0.9623, 0.9811, 0.9811, 0.9811, 0.9811, 0.9811, 0.9811, 0.9811, 0.9811, 0.9811, 0.9811, 0.9811, 0.9811, 0.9811, 0.9811, 1.0]}], "layout": {"title": {"text": "Empirical Distribution Function Plot"}, "xaxis": {"title": {"text": "Objective Value"}}, "yaxis": {"range": [0, 1], "title": {"text": "Cumulative Probability"}}}}
